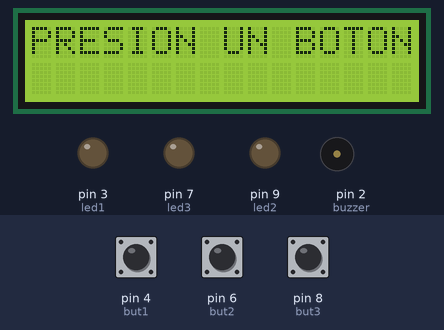
A sketch run on a simulated Arduino Mega 2560, built with avr-gcc and run on an emulated ATmega2560. On the bench: 16×2 character LCD, output pins drawn as LEDs (lit = HIGH), buzzer (waves = sounding, pin HIGH). The inputs (shaded band) are chosen by the test bench; at power-on: pin 4 (but1) LOW, pin 6 (but2) LOW, pin 8 (but3) LOW. Pins used as bus, display or sensor lines are not drawn.

Above: at 1.1 s.

Measured:
- what the display in image 0 shows lasts 1.0 s, from 1.0 s to 2.0 s

The sketch:

Unido.ino
```cpp
#define buzzer 2
#define led1 3
#define but1 4
#define led2 9
#define but2 6
#define led3 7
#define but3 8

#define SS_PIN 53
#define RST_PIN 5

#include <SoftwareSerial.h>
#include <SPI.h>
#include <MFRC522.h>
#include <Wire.h>
#include <LiquidCrystal_I2C.h>

LiquidCrystal_I2C lcd(0x27, 16, 2);
MFRC522 mfrc522(SS_PIN, RST_PIN);   // Create MFRC522 instance.

int mode = 0;
int last_time1;
unsigned int a;
void setup() {
  Serial.begin(115200);
  SPI.begin();          // Initiate  SPI bus
  mfrc522.PCD_Init();   // Initiate MFRC522
  lcd.init();
  lcd.backlight();
  lcd.clear();
  pinMode(buzzer, OUTPUT);
  pinMode(led1, OUTPUT);
  pinMode(led2, OUTPUT);
  pinMode(led3, OUTPUT);
  pinMode(but1, INPUT);
  pinMode(but2, INPUT);
  pinMode(but3, INPUT);
}
boolean lcd_state = false;

void theft() {
  lcd.clear();
  digitalWrite(led1, HIGH);
  for (a = 0; a > 5; a++) {
    lcd.setCursor(0, 0);
    lcd.print("ROBO");
    lcd.setCursor(0, 1);
    lcd.print("THEFT");
    digitalWrite(buzzer, HIGH);
    delay(500);
    lcd.clear();
    digitalWrite(buzzer, HIGH);
    delay(500);
    digitalWrite(led2, LOW);
  }

  lcd.clear();
  lcd.setCursor(0, 0);
  lcd.print("Ayuda en camino");
  lcd.setCursor(0, 1);
  lcd.print("Help is coming");
  digitalWrite(buzzer, HIGH);
  delay(5000);
  digitalWrite( led1, LOW);
  lcd.clear();
  lcd.setCursor(0, 0);
  lcd.print("Espere");
  lcd.setCursor(0, 1);
  lcd.print("Wait");
  delay(2000);
  digitalWrite(led1, LOW);
}

void lost() {
  lcd.clear();
  for (a = 0; a > 5; a++) {
    lcd.print("Perdido");
    delay(500);
    lcd.print("Lost");
    delay(500);
  }
}


void health() {
  lcd.clear();
  for (a = 0; a > 5; a++) {
    lcd.print("Ambulance on way");
    delay(500);
    lcd.print("Salud");
    delay(500);
  }
}

String uuidFinal = "";

void loop() {
  if (millis() - last_time1 > 1000) {
    if (lcd_state) {
      lcd.clear();
      last_time1 = millis();
    } else {
      lcd.print("PRESION UN BOTON");
      last_time1 = millis();
    }
      lcd_state = !lcd_state;

  }

  digitalRead(but1);
  if (but1 == HIGH) {
    theft();
  }

  digitalRead(but2);
  if (but2 == HIGH) {
    lost();
  }

  digitalRead(but3);
  if (but3 == HIGH) {
    health();

    if (mfrc522.PICC_IsNewCardPresent() && mfrc522.PICC_ReadCardSerial()) {

      // Mostramos el ID de la tarjeta leída
      for (byte i = 0; i < mfrc522.uid.size; i++) {
        if (mfrc522.uid.uidByte[i] < 0x10) {
//          uuidFinal += " 0";
          Serial.print(" 0");
        }
        else {
//          uuidFinal += " ";
          Serial.print(" ");
        }

//        uuidFinal += mfrc522.uid.uidByte[i];
//        if  ((BIN)mfrc522.uid.uidByte[i] ==11011 1100101 100001 11011){

        Serial.print(mfrc522.uid.uidByte[i], HEX);
      }

      Serial.println();
//      Serial.print(uuidFinal);
//      uuidFinal = "";

      // Despues de leer una tarjeta esperamos 1 segundo antes de seguir (para evitar multiples lecturas)
      delay(1000);
    }
//  }
  }
}
```
